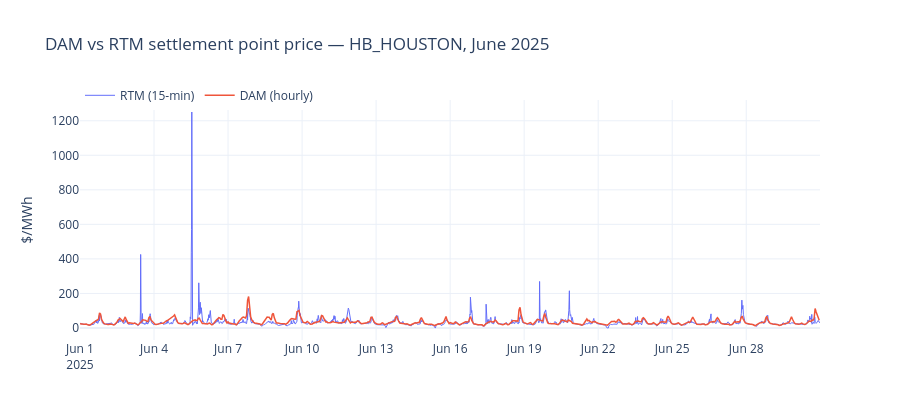

Notebook code for this chart:
### Markdown cell above
## 1. Real market data, validated

One month of ERCOT data for **HB_HOUSTON** — a coastal trading hub with real
congestion-driven volatility, and a recognizable industry benchmark (real BESS fleets
concentrate here and at HB_WEST; see
[ADR 0005](../docs/adr/0005-default-settlement-point.md)). June 2025 is deliberately
*pre*-RTC+B, ERCOT's real-time co-optimization redesign that goes live
2025-12-05 — comparing before/after is M4.

Day-ahead (DAM) is the hourly-committed price; real-time (RTM) is the 15-minute price
actual dispatch settles against. The gap between them, and RTM's extra volatility, is
the raw material every arbitrage strategy in this project trades on.

### Code cell
dam = con.execute(
    "SELECT interval_start, spp_usd_per_mwh FROM silver_dam_spp WHERE location = ? ORDER BY interval_start",
    [HUB],
).df()
rtm = con.execute(
    "SELECT interval_start, spp_usd_per_mwh FROM silver_rtm_spp WHERE location = ? ORDER BY interval_start",
    [HUB],
).df()

fig = go.Figure()
fig.add_trace(go.Scatter(x=rtm["interval_start"], y=rtm["spp_usd_per_mwh"],
                          name="RTM (15-min)", line=dict(color="#636EFA", width=1)))
fig.add_trace(go.Scatter(x=dam["interval_start"], y=dam["spp_usd_per_mwh"],
                          name="DAM (hourly)", line=dict(color="#EF553B", width=1.5)))
fig.update_layout(
    title=f"DAM vs RTM settlement point price — {HUB}, June 2025",
    xaxis_title="", yaxis_title="$/MWh", height=420, legend=dict(orientation="h", y=1.08),
)
fig.show()

summary = con.execute("""
    SELECT 'DAM' AS market, count(*) AS n_intervals,
           round(avg(spp_usd_per_mwh), 2) AS avg_usd_mwh,
           round(min(spp_usd_per_mwh), 2) AS min_usd_mwh,
           round(max(spp_usd_per_mwh), 2) AS max_usd_mwh
    FROM silver_dam_spp WHERE location = ?
    UNION ALL
    SELECT 'RTM', count(*), round(avg(spp_usd_per_mwh), 2), round(min(spp_usd_per_mwh), 2),
           round(max(spp_usd_per_mwh), 2)
    FROM silver_rtm_spp WHERE location = ?
""", [HUB, HUB]).df()
summary

### Figure 1 — Plotly figure (JSON) as saved in the notebook; plotly's stock layout.template omitted (floating-point values rounded to 4 significant figures; data arrays with more than 128 entries replaced by an {"elided": "..."} marker saying what was removed)
{"data": [{"line": {"color": "#636EFA", "width": 1}, "name": "RTM (15-min)", "type": "scatter", "x": {"elided": "2880 str values"}, "y": {"elided": "2880 float values"}}, {"line": {"color": "#EF553B", "width": 1.5}, "name": "DAM (hourly)", "type": "scatter", "x": {"elided": "720 str values"}, "y": {"elided": "720 float values"}}], "layout": {"height": 420, "legend": {"orientation": "h", "y": 1.08}, "title": {"text": "DAM vs RTM settlement point price — HB_HOUSTON, June 2025"}, "xaxis": {"title": {"text": ""}}, "yaxis": {"title": {"text": "$/MWh"}}}}
